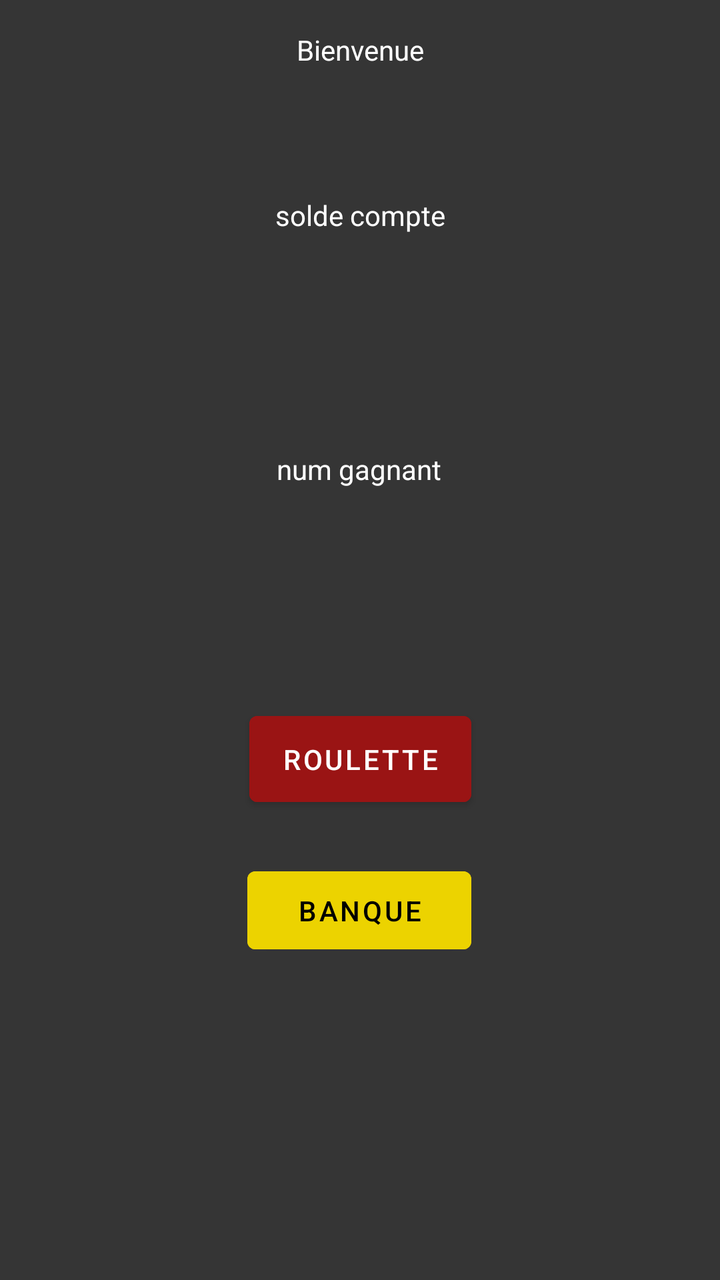
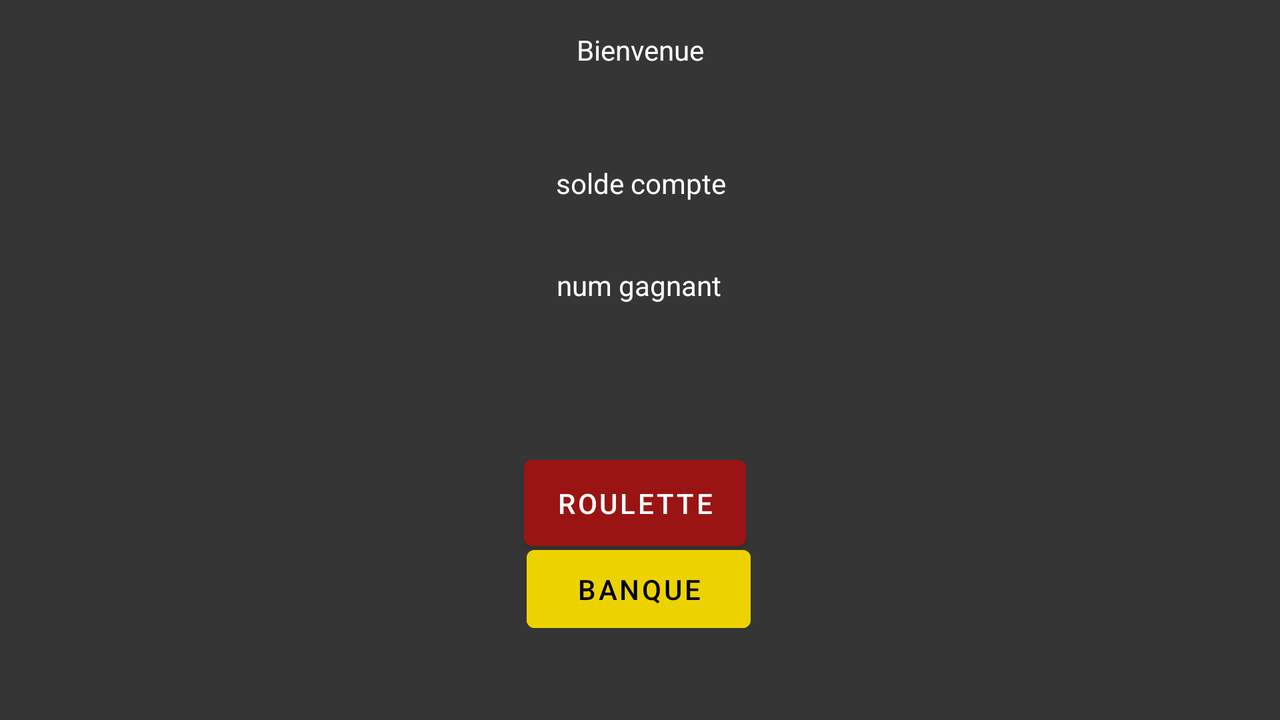

First picture: res/layout/ on a phone held upright. Second picture: the repository's own variant of that layout, on a device whose configuration matches the variant's folder. Source for both follows.
<!-- AndroidManifest.xml: application theme Theme.TP1_DevAppMobiles_GwenaelGalliot -->
<!-- res/layout/casino_accueil.xml -->
<?xml version="1.0" encoding="utf-8"?>
<androidx.constraintlayout.widget.ConstraintLayout xmlns:android="http://schemas.android.com/apk/res/android"
    xmlns:app="http://schemas.android.com/apk/res-auto"
    xmlns:tools="http://schemas.android.com/tools"
    android:layout_width="match_parent"
    android:layout_height="match_parent"
    android:background="#202020"
    android:backgroundTint="#353535">

    <TextView
        android:id="@+id/txt_bienvenue"
        android:layout_width="0dp"
        android:layout_height="50dp"
        android:backgroundTint="#FFEB3B"
        android:gravity="center_horizontal|center_vertical"
        android:text="Bienvenue"
        android:textColor="#FFFFFF"
        app:layout_constraintEnd_toEndOf="parent"
        app:layout_constraintHorizontal_bias="1.0"
        app:layout_constraintStart_toStartOf="parent"
        app:layout_constraintTop_toTopOf="parent" />

    <TextView
        android:id="@+id/txt_solde"
        android:layout_width="wrap_content"
        android:layout_height="wrap_content"
        android:layout_marginTop="48dp"
        android:text="solde compte"
        android:textColor="#FFFFFF"
        app:layout_constraintEnd_toEndOf="parent"
        app:layout_constraintStart_toStartOf="parent"
        app:layout_constraintTop_toBottomOf="@+id/txt_bienvenue" />

    <Button
        android:id="@+id/btn_roulette"
        android:layout_width="111dp"
        android:layout_height="55dp"
        android:layout_marginTop="108dp"
        android:backgroundTint="#9A1414"
        android:text="ROULETTE"
        app:layout_constraintEnd_toEndOf="parent"
        app:layout_constraintStart_toStartOf="parent"
        app:layout_constraintTop_toBottomOf="@+id/txt_numGagnant" />

    <TextView
        android:id="@+id/txt_numGagnant"
        android:layout_width="wrap_content"
        android:layout_height="wrap_content"
        android:layout_marginTop="108dp"
        android:text="num gagnant"
        android:textColor="#FFFFFF"
        app:layout_constraintEnd_toEndOf="parent"
        app:layout_constraintHorizontal_bias="0.498"
        app:layout_constraintStart_toStartOf="parent"
        app:layout_constraintTop_toBottomOf="@+id/txt_solde" />

    <Button
        android:id="@+id/btn_banque"
        android:layout_width="112dp"
        android:layout_height="51dp"
        android:backgroundTint="#ECD300"
        android:text="BANQUE"
        android:textColor="#000000"
        app:layout_constraintBottom_toBottomOf="parent"
        app:layout_constraintEnd_toEndOf="parent"
        app:layout_constraintHorizontal_bias="0.498"
        app:layout_constraintStart_toStartOf="parent"
        app:layout_constraintTop_toBottomOf="@+id/btn_roulette"
        app:layout_constraintVertical_bias="0.124" />
</androidx.constraintlayout.widget.ConstraintLayout>
<!-- resources referenced by this layout -->
<resources>
  <style name="Theme.TP1_DevAppMobiles_GwenaelGalliot" parent="Theme.MaterialComponents.DayNight.DarkActionBar">
          
          <item name="colorPrimary">@color/purple_500</item>
          <item name="colorPrimaryVariant">@color/purple_700</item>
          <item name="colorOnPrimary">@color/white</item>
          
          <item name="colorSecondary">@color/teal_200</item>
          <item name="colorSecondaryVariant">@color/teal_700</item>
          <item name="colorOnSecondary">@color/black</item>
          
          <item name="android:statusBarColor" tools:targetApi="l">?attr/colorPrimaryVariant</item>
          
      </style>
</resources>
<!-- res/layout-land/casino_accueil.xml (the repository's variant of the layout above) -->
<!-- drawn on the phone turned sideways -->
<?xml version="1.0" encoding="utf-8"?>
<androidx.constraintlayout.widget.ConstraintLayout xmlns:android="http://schemas.android.com/apk/res/android"
    xmlns:app="http://schemas.android.com/apk/res-auto"
    xmlns:tools="http://schemas.android.com/tools"
    android:layout_width="match_parent"
    android:layout_height="match_parent"
    android:background="#353535"
    android:backgroundTint="#353535">

    <Button
        android:id="@+id/btn_roulette2"
        android:layout_width="111dp"
        android:layout_height="55dp"
        android:layout_marginTop="72dp"
        android:backgroundTint="#9A1414"
        android:text="ROULETTE"
        app:layout_constraintEnd_toEndOf="parent"
        app:layout_constraintHorizontal_bias="0.495"
        app:layout_constraintStart_toStartOf="parent"
        app:layout_constraintTop_toBottomOf="@+id/txt_numGagnant2" />

    <TextView
        android:id="@+id/txt_bienvenue2"
        android:layout_width="0dp"
        android:layout_height="50dp"
        android:backgroundTint="#FFEB3B"
        android:gravity="center_horizontal|center_vertical"
        android:text="Bienvenue"
        android:textColor="#FFFFFF"
        app:layout_constraintEnd_toEndOf="parent"
        app:layout_constraintHorizontal_bias="0.0"
        app:layout_constraintStart_toStartOf="parent"
        app:layout_constraintTop_toTopOf="parent" />

    <TextView
        android:id="@+id/txt_solde2"
        android:layout_width="wrap_content"
        android:layout_height="wrap_content"
        android:layout_marginTop="32dp"
        android:backgroundTint="#353535"
        android:text="solde compte"
        android:textColor="#FFFFFF"
        app:layout_constraintEnd_toEndOf="parent"
        app:layout_constraintHorizontal_bias="0.501"
        app:layout_constraintStart_toStartOf="parent"
        app:layout_constraintTop_toBottomOf="@+id/txt_bienvenue2" />

    <Button
        android:id="@+id/btn_banque2"
        android:layout_width="112dp"
        android:layout_height="51dp"
        android:layout_marginBottom="56dp"
        android:backgroundTint="#ECD300"
        android:text="BANQUE"
        android:textColor="#000000"
        app:layout_constraintBottom_toBottomOf="parent"
        app:layout_constraintEnd_toEndOf="parent"
        app:layout_constraintHorizontal_bias="0.499"
        app:layout_constraintStart_toStartOf="parent"
        app:layout_constraintTop_toBottomOf="@+id/btn_roulette2"
        app:layout_constraintVertical_bias="0.393" />

    <TextView
        android:id="@+id/txt_numGagnant2"
        android:layout_width="wrap_content"
        android:layout_height="wrap_content"
        android:layout_marginTop="32dp"
        android:text="num gagnant"
        android:textColor="#FFFFFF"
        app:layout_constraintEnd_toEndOf="parent"
        app:layout_constraintHorizontal_bias="0.499"
        app:layout_constraintStart_toStartOf="parent"
        app:layout_constraintTop_toBottomOf="@+id/txt_solde2" />

</androidx.constraintlayout.widget.ConstraintLayout>
